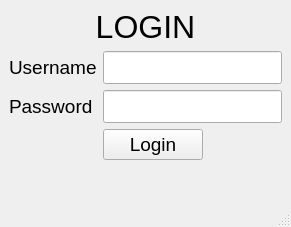
<?xml version="1.0" encoding="UTF-8"?>
<ui version="4.0">
 <class>MainWindow</class>
 <widget class="QMainWindow" name="MainWindow">
  <property name="geometry">
   <rect>
    <x>0</x>
    <y>0</y>
    <width>291</width>
    <height>227</height>
   </rect>
  </property>
  <property name="maximumSize">
   <size>
    <width>291</width>
    <height>227</height>
   </size>
  </property>
  <property name="windowTitle">
   <string>Student Report Generation</string>
  </property>
  <widget class="QWidget" name="centralwidget">
   <layout class="QFormLayout" name="formLayout">
    <item row="2" column="0">
     <widget class="QLabel" name="userNameLabel">
      <property name="font">
       <font>
        <pointsize>14</pointsize>
       </font>
      </property>
      <property name="text">
       <string>Username</string>
      </property>
     </widget>
    </item>
    <item row="4" column="0">
     <widget class="QLabel" name="passwordLabel">
      <property name="font">
       <font>
        <pointsize>14</pointsize>
       </font>
      </property>
      <property name="text">
       <string>Password</string>
      </property>
     </widget>
    </item>
    <item row="2" column="1">
     <widget class="QLineEdit" name="userNameInput">
      <property name="font">
       <font>
        <pointsize>16</pointsize>
       </font>
      </property>
     </widget>
    </item>
    <item row="4" column="1">
     <widget class="QLineEdit" name="passwordInput">
      <property name="font">
       <font>
        <pointsize>16</pointsize>
       </font>
      </property>
      <property name="echoMode">
       <enum>QLineEdit::Password</enum>
      </property>
     </widget>
    </item>
    <item row="5" column="1">
     <widget class="QPushButton" name="loginBtn">
      <property name="enabled">
       <bool>true</bool>
      </property>
      <property name="maximumSize">
       <size>
        <width>100</width>
        <height>400</height>
       </size>
      </property>
      <property name="font">
       <font>
        <pointsize>14</pointsize>
       </font>
      </property>
      <property name="text">
       <string>Login</string>
      </property>
     </widget>
    </item>
    <item row="1" column="0" colspan="2">
     <widget class="QLabel" name="title">
      <property name="font">
       <font>
        <pointsize>24</pointsize>
       </font>
      </property>
      <property name="text">
       <string>LOGIN</string>
      </property>
      <property name="alignment">
       <set>Qt::AlignCenter</set>
      </property>
     </widget>
    </item>
   </layout>
  </widget>
  <widget class="QMenuBar" name="menubar">
   <property name="geometry">
    <rect>
     <x>0</x>
     <y>0</y>
     <width>291</width>
     <height>21</height>
    </rect>
   </property>
  </widget>
  <widget class="QStatusBar" name="statusbar"/>
 </widget>
 <resources/>
 <connections/>
</ui>
